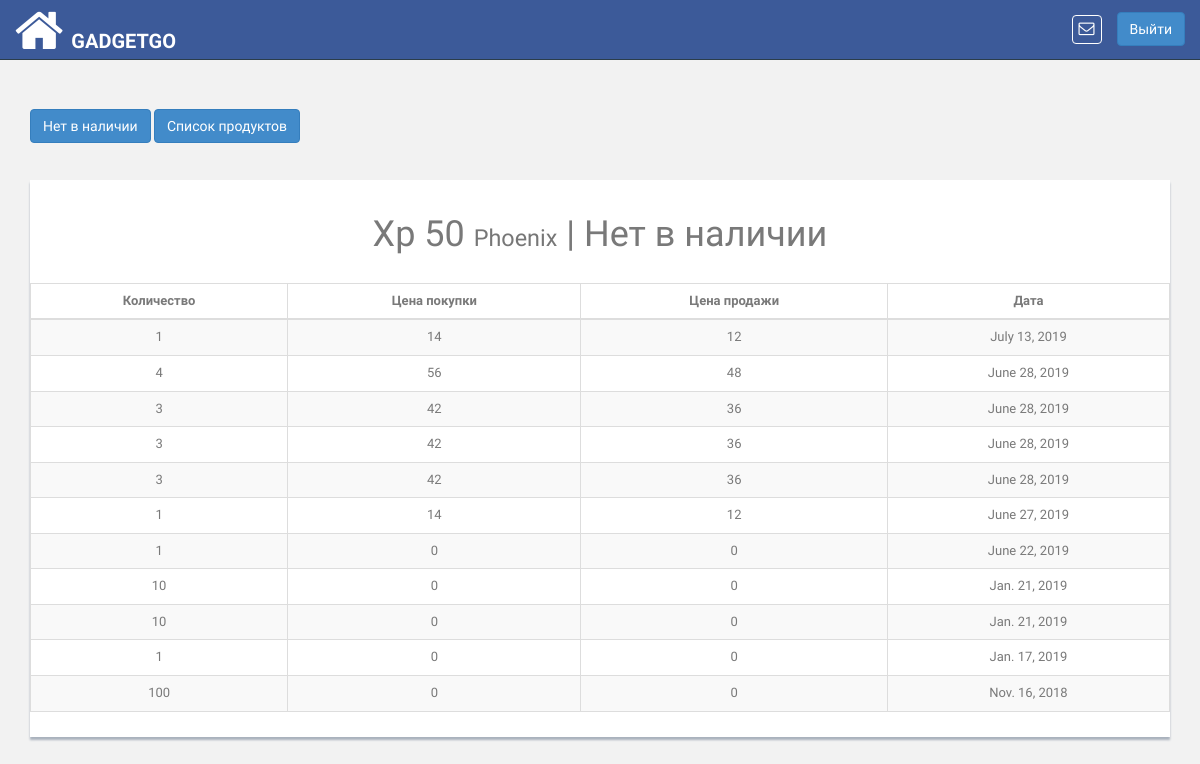
/product/1/stock/out/ (signed in), run on the app's committed database.
### pis_product/models.py (models this page shows, shortened)
class Product(models.Model):
    UNIT_TYPE_KG = 'Kilogram'
    UNIT_TYPE_GRAM = 'Gram'
    UNIT_TYPE_LITRE = 'Litre'
    UNIT_TYPE_QUANTITY = 'Quantity'
    UNIT_TYPES = (
        (UNIT_TYPE_KG, 'Kilogram'),
        (UNIT_TYPE_GRAM, 'Gram'),
        (UNIT_TYPE_LITRE, 'Litre'),
        (UNIT_TYPE_QUANTITY, 'Quantity'),
    )
    unit_type = models.CharField(
        choices=UNIT_TYPES, default=UNIT_TYPE_QUANTITY,
        blank=True, null=True, max_length=200
    )
    name = models.CharField(max_length=100, unique=True)
    brand_name = models.CharField(max_length=200, blank=True, null=True)
    retailer = models.ForeignKey(
        'pis_retailer.Retailer',
        related_name='retailer_product',on_delete=models.CASCADE
    )
    bar_code = models.CharField(max_length=13, unique=True, blank=True,
                                null=True)
    def __unicode__(self):
        return self.name
    def product_available_items(self):
        try:
            obj_stock_in = self.stockin_product.aggregate(Sum('quantity'))
            stock_in = float(obj_stock_in.get('quantity__sum'))
        except:
            stock_in = 0
        try:
            obj_stock_out = self.stockout_product.aggregate(
                Sum('stock_out_quantity'))
            stock_out = float(obj_stock_out.get('stock_out_quantity__sum'))
        except:
            stock_out = 0
        return  stock_in - stock_out

class StockOut(models.Model):
    product = models.ForeignKey(
        Product, related_name='stockout_product',on_delete=models.CASCADE
    )
    invoice = models.ForeignKey(
        'pis_sales.SalesHistory', related_name='out_invoice',
        blank=True, null=True,on_delete=models.CASCADE
    )
    purchased_item = models.ForeignKey(
        PurchasedProduct, related_name='out_purchased',
        blank=True, null=True,on_delete=models.CASCADE
    )
    stock_out_quantity=models.CharField(max_length=100, blank=True, null=True)
    selling_price = models.DecimalField(
        max_digits=65, decimal_places=2, default=0, blank=True, null=True
    )
    buying_price = models.DecimalField(
        max_digits=65, decimal_places=2, default=0, blank=True, null=True
    )
    dated=models.DateField(blank=True, null=True)

### pis_product/views.py (the view)
# urls.py: re_path(r'^(?P<product_id>\d+)/stock/out/$',StockOutListView.as_view(),name='stockout_list'),
class StockOutListView(ListView):
    template_name = 'products/stockout_list.html'
    paginate_by = 100
    model = StockOut
    ordering = '-id'
    def get_queryset(self, **kwargs):
        queryset = self.queryset
        if not queryset:
            queryset = StockOut.objects.all()
        queryset = queryset.filter(product=self.kwargs.get('product_id'))
        return queryset.order_by('-id')
    def get_context_data(self, **kwargs):
        context = super(StockOutListView, self).get_context_data(**kwargs)
        context.update({
            'product': Product.objects.get(id=self.kwargs.get('product_id'))
        })
        return context

### pis_com/templatetags/template_tags.py (called while the page is built)
@register.simple_tag
def product_notifications(retailer_id):
    return Product.objects.filter(retailer__id=retailer_id)

### templates/products/stockout_list.html (shortened to what this page needs)
{% extends 'base.html' %}
{% block content %}
    <div class="col-md-12">
        <br>
        <a href="{% url 'product:stock_out_items' product_id=product.id %}"><button type="button" id="stock-out" class="btn btn-primary" data-loading-text="<i class='fa fa-circle-o-notch fa-spin'></i>Processing">Нет в наличии</button></a>
        <a href="{% url 'product:stock_items_list' %}"><button type="button" id="add-product" class="btn btn-primary" data-loading-text="<i class='fa fa-circle-o-notch fa-spin'></i>Processing">Список продуктов</button></a>
        <br><br><br>
        <div class="content-panel table-responsive">
            <h1 class="text-center">{{ product.name|title }} <small>{{ product.brand_name|title }}</small> | Нет в наличии</h1><br>
            <table class="table table-striped table-advance table-hover item-table table-bordered">
                <thead>
                <tr>
                    <th class="text-center">Количество</th>
                    <th class="text-center">Цена покупки</th>
                    <th class="text-center">Цена продажи</th>
                    <th class="text-center">Дата</th>
                </tr>
                </thead>
                <tbody class="product-table-body text-center">
                {% for stockout in object_list %}
                    <tr>
                        <td>{{ stockout.stock_out_quantity|floatformat:-2 }} </td>
                        <td class="#">{{ stockout.selling_price|floatformat:-2 }}</td>
                        <td class="#">{{ stockout.buying_price|floatformat:-2 }}</td>
                        <td>{{ stockout.dated}}</td>
                    </tr>
                {% endfor %}
                </tbody>
            </table>
        </div>
    </div>
{% endblock %}

### app_static/css/style.css (style rules this page uses)
body { color: #797979; background: #f2f2f2; font-family: 'Ruda', sans-serif; padding: 0px !important; margin: 0px !important; font-size:13px; }
a, a:hover, a:focus { text-decoration: none; outline: none; }
.content-panel { background: #ffffff; box-shadow: 0px 3px 2px #aab2bd; padding-top: 15px; padding-bottom: 5px; }

### data on the page
Product: name "Xp 50", brand_name "Phoenix"
StockOut: stock_out_quantity "1", selling_price "14", buying_price "12", dated "July 13, 2019"
StockOut: stock_out_quantity "4", selling_price "56", buying_price "48", dated "June 28, 2019"
StockOut: stock_out_quantity "3", selling_price "42", buying_price "36", dated "June 28, 2019"
StockOut: stock_out_quantity "3", selling_price "42", buying_price "36", dated "June 28, 2019"
StockOut: stock_out_quantity "3", selling_price "42", buying_price "36", dated "June 28, 2019"
StockOut: stock_out_quantity "1", selling_price "14", buying_price "12", dated "June 27, 2019"
StockOut: stock_out_quantity "1", selling_price "0", buying_price "0", dated "June 22, 2019"
StockOut: stock_out_quantity "10", selling_price "0", buying_price "0", dated "Jan. 21, 2019"
StockOut: stock_out_quantity "10", selling_price "0", buying_price "0", dated "Jan. 21, 2019"
StockOut: stock_out_quantity "1", selling_price "0", buying_price "0", dated "Jan. 17, 2019"
StockOut: stock_out_quantity "100", selling_price "0", buying_price "0", dated "Nov. 16, 2018"
